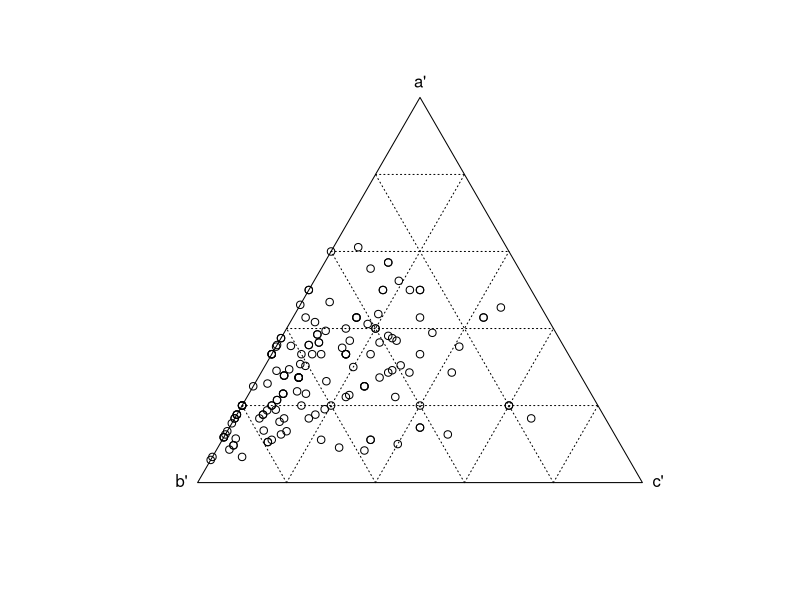

The R script that drew this image:
library(vegan)


### Name: betadiver
### Title: Indices of beta Diversity
### Aliases: betadiver scores.betadiver plot.betadiver
### Keywords: multivariate

### ** Examples

## Raw data and plotting
data(sipoo)
m <- betadiver(sipoo)
plot(m)
## The indices
betadiver(help=TRUE)
## The basic Whittaker index
d <- betadiver(sipoo, "w")
## This should be equal to Sorensen index (binary Bray-Curtis in
## vegan)
range(d - vegdist(sipoo, binary=TRUE))
